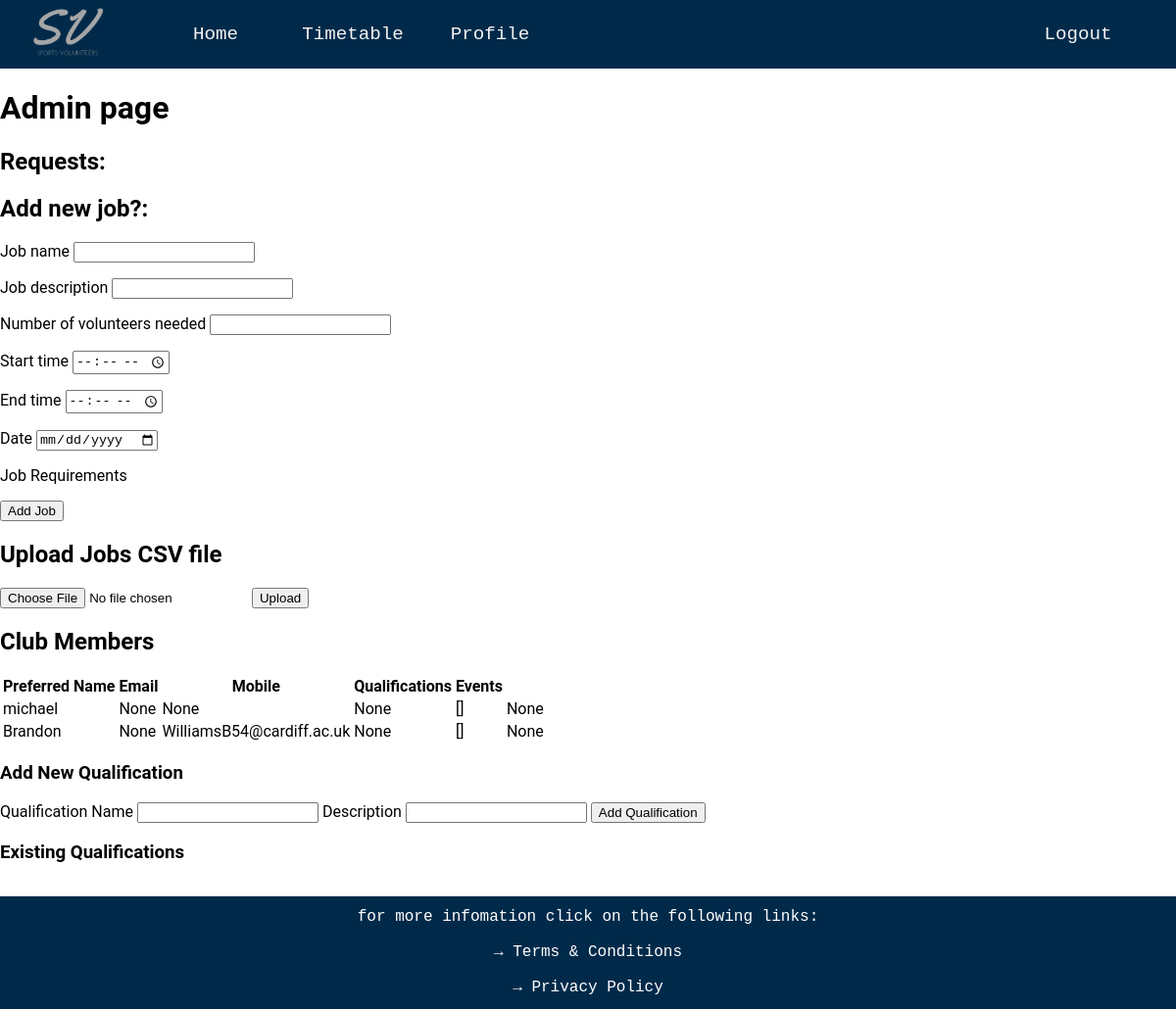
/admin, run on an earlier commit of the app's database.
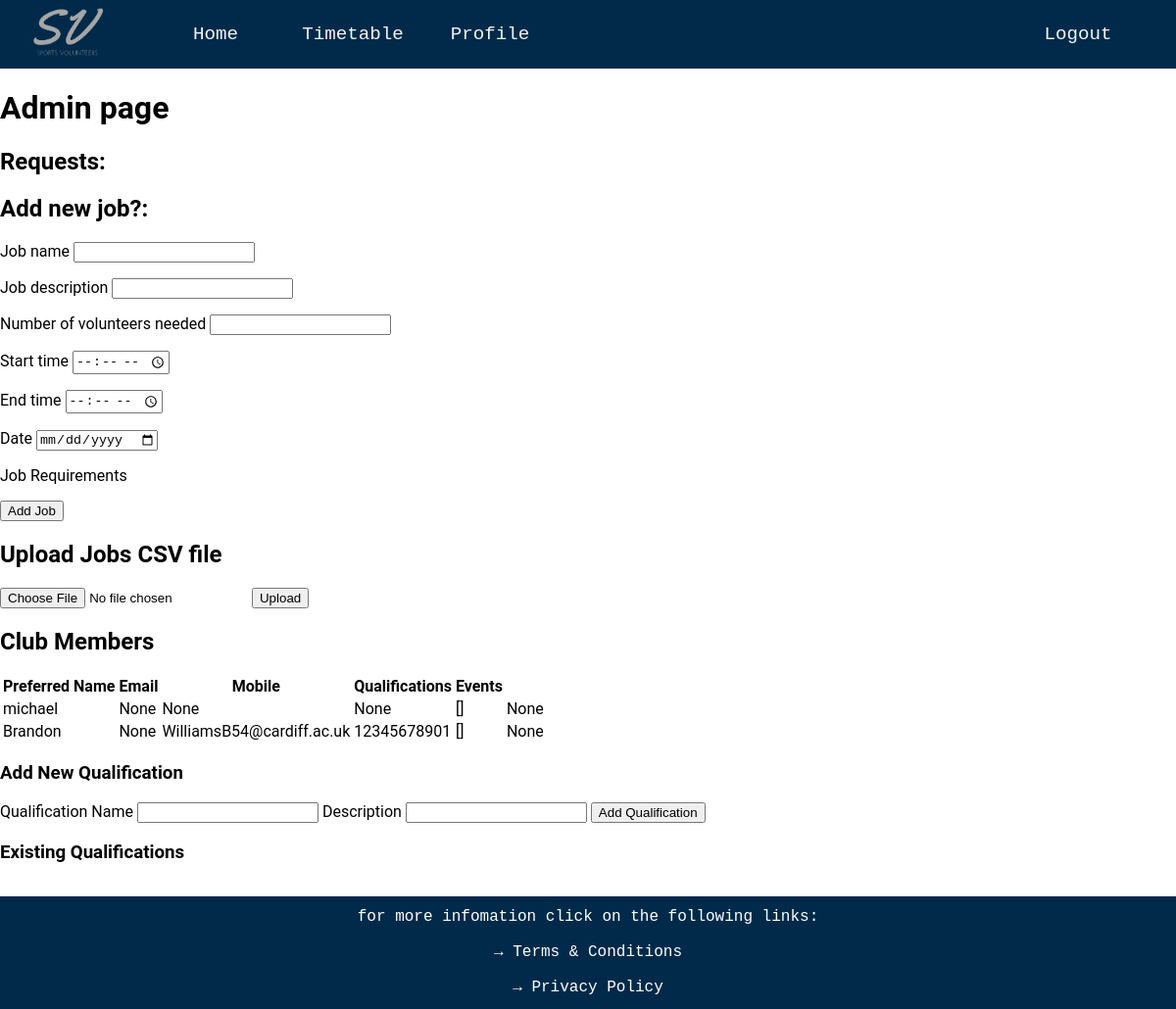
And on a later commit of the database.
### website/databases.py (models this page shows, shortened)
class User(UserMixin, db.Model):
    __tablename__ = 'users'
    user_id = db.Column(db.Integer, primary_key=True, autoincrement=True)
    username = db.Column(db.String(16), index=True, unique=True)
    password_hash = db.Column(db.String(64))
    email = db.Column(db.String(30))
    mobile = db.Column(db.String(15))
    preferred_name = db.Column(db.String(15))
    qualifications = db.Column(db.String(64))
    events = db.Column(db.String(100))
    admin = db.Column(db.Boolean)
    qualifications = db.relationship('Qualification', secondary=user_qualifications,
                        backref=db.backref('users', lazy='subquery'))

### website/routes.py (the view, shortened to what this page needs)
@app.route('/admin', methods=['GET', 'POST'])
def admin():
    users = User.query.all()
    qualifications = Qualification.query.all()
    new_job_form = newJobForm()
    requests = Requests.query.all()
    new_job_form.job_requirements.choices = [(q.qualifications_id, q.qualification_name) for q in qualifications]
    qualification_form = QualificationForm()
    return render_template('admin.html', users=users, new_job_form=new_job_form, qualification_form=qualification_form,
                           qualifications=qualifications, requests = requests)

### website/forms.py
class newJobForm(FlaskForm):
    job_name = StringField('Job name', validators=[input_required()])
    job_description = StringField('Job description', validators=[input_required()])
    volunteers_needed = IntegerField('Number of volunteers needed', validators=[input_required()])
    start_time = TimeField('Start time', validators=[input_required()])
    end_time = TimeField('End time', validators=[input_required()])
    date = DateField('Date', validators=[input_required()], format='%Y-%m-%d')
    job_requirements = MultiCheckboxField('Job Requirements', coerce=int)
    submit = SubmitField('Add Job')

class QualificationForm(FlaskForm):
    qualification_name = StringField('Qualification Name', validators=[input_required()])
    qualification_description = StringField('Description', validators=[input_required()])
    submit = SubmitField('Add Qualification')

### website/templates/admin.html (shortened to what this page needs)
{% extends "layout.html" %}
{% block page_content %}
<h1 class = 'page_title'>Admin page</h1>
<h2>Requests:</h2>
<h2>Add new job?:</h2>
<form action="" method="POST">
    <p>
    {{ new_job_form.job_name.label }} {{ new_job_form.job_name() }}
    </p>
    <p>
    {{ new_job_form.job_description.label }} {{ new_job_form.job_description() }}
    </p>
    <p>
    {{ new_job_form.volunteers_needed.label }} {{ new_job_form.volunteers_needed() }}
    </p>
    <p>
    {{ new_job_form.start_time.label }} {{ new_job_form.start_time() }}
    </p>
    <p>
    {{ new_job_form.end_time.label }} {{ new_job_form.end_time() }}
    </p>
    <p>
    {{ new_job_form.date.label }} {{ new_job_form.date() }}
    </p>
    <p>
        {{ new_job_form.job_requirements.label }}
    </p>
    <p>
        {{ new_job_form.submit() }}
    </p>
</form>
<h2>Upload Jobs CSV file</h2>
<form method="POST" action="/upload_jobs" enctype="multipart/form-data">
    <input type="file" name="file">
    <input type="submit" value="Upload">
</form>
<h2>Club Members</h2>
<table>
    <thead>
        <tr>
            <th>Preferred Name</th>
            <th>Email</th>
            <th>Mobile</th>
            <th>Qualifications</th>
            <th>Events</th>
        </tr>
    </thead>
    <tbody>
    {% for user in users %}
    <tr>
        <td>{{ user.username }}</td>
        <td>{{ user.preferred_name }}</td>
        <td>{{ user.email }}</td>
        <td>{{ user.mobile }}</td>
        <td>{{ user.qualifications }}</td>
        <td>{{ user.events }}</td>
    </tr>
    {% endfor %}
    </tbody>
</table>
<h3>Add New Qualification</h3>
<form action="" method="POST">
    {{ qualification_form.qualification_name.label }} {{ qualification_form.qualification_name() }}
    {{ qualification_form.qualification_description.label }} {{ qualification_form.qualification_description() }}
    {{ qualification_form.submit() }}
</form>
<h3>Existing Qualifications</h3>
{% endblock %}

### website/templates/layout.html (shortened to what this page needs)
<!DOCTYPE html>
{% import "bootstrap/wtf.html" as wtf %}
<head>
    <link rel=stylesheet type=text/css href="{{ url_for('static', filename='styles.css') }}">
</head>
<div id="page-container">
    <ul class="navbar">
        <li>
            <div class="navbar_box_logo">
                <a class="navbar_item" href="{{ url_for('home') }}">
                    <img class="top_logo"
                        src="{{ url_for('static', filename='images/darker_logo.png') }}"
                        onmouseover="this.src='{{ url_for('static', filename='images/light_logo.png') }}'"
                        onmouseout="this.src='{{ url_for('static', filename='images/darker_logo.png') }}'"
                        alt="logo image" />
                </a>
            </div>
        </li>
        <li style="margin-left: 10px">
            <div class="navbar_box">
                <a class="navbar_item" href="{{ url_for('home') }}">Home</a>
            </div>
        </li>
        <li>
            <div class="navbar_box">
                <a class="navbar_item" href="{{ url_for('timetable') }}">Timetable</a>
            </div>
        </li>
        <li>
            <div class="navbar_box">
                <a class="navbar_item" href="{{ url_for('profile') }}">Profile</a>
            </div>
        </li>
        <li class = "navbar_right">
            <div class="navbar_box">
                <a class="navbar_item" href="{{ url_for('logout') }}">Logout</a>
            </div>
        </li>
    </ul>
    <div id = "content-wrap">
        {% block page_content %}{% endblock %}
    </div>
</div>
<footer class="footer">
    <p class = 'footer_text'>for more infomation click on the following links:</p>
    <p><a href="{{ url_for('terms') }}" class = 'footer_link'>→ Terms & Conditions</a></p>
    <p><a href="{{ url_for('privacy')}}" class = 'footer_link'>→ Privacy Policy</a></p>
</footer>

### website/static/styles.css (style rules this page uses)
.navbar { list-style-type: none; padding: 0; overflow: hidden; background-color: #012A4A; position: sticky; top: 0px; margin: 0px; z-index: 1; }
.navbar_box_logo { height: 50px; width: 140px; margin-top: 10px; margin-bottom: 10px; }
.navbar_box { height: 50px; width: 140px; margin-top: 10px; margin-bottom: 10px; }
li { float: left; }
.navbar_right { float: right; margin-right: 30px; }
.navbar_item { display: block; text-decoration: none; font-family: Andale Mono, monospace; color: #F3F3F3; font-size: 120%; text-align: center; padding: 10% 10%; }
#page-container { position: relative; min-height: 100vh; }
#content-wrap { overflow: auto; }
.top_logo { height: 80px; width: 80px; text-align: center; display: flex; margin-left: 15px; margin-top: -30px; }
.footer { width: 100%; height: 115px; background-color: #012A4A; text-align: center; margin-top: auto; }
.footer_text, .footer_link { color: white; text-decoration: none; font-family: Andale Mono, monospace; font-size: 16px; text-align: center; }
.footer_text { padding-top: 12px; }

What changed in the data, as far as the page shows it:
changed User "Brandon": mobile "None" → "12345678901"
